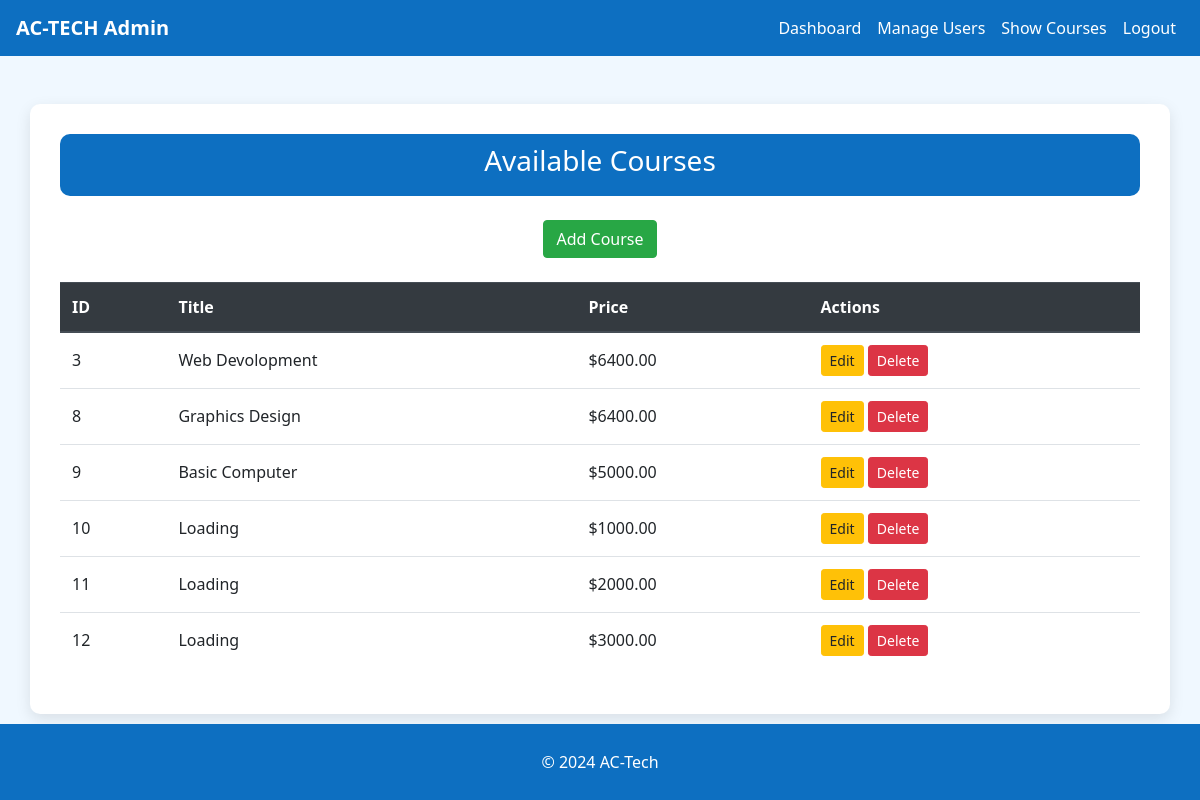
/lms/admin/show_courses.php (signed in), run on the app's committed database.
### tables this page shows
CREATE TABLE `courses` (
  `id` int(11) NOT NULL,
  `title` varchar(255) NOT NULL,
  `description` text NOT NULL,
  `image` varchar(255) NOT NULL,
  `price` decimal(10,2) NOT NULL,
  `created_at` timestamp NOT NULL DEFAULT current_timestamp()
);

### lms/admin/show_courses.php (the view, shortened to what this page needs)
<?php
$conn = new mysqli('localhost', 'root', '', 'lms');
$courses_result = $conn->query("SELECT * FROM courses");
?>
<!DOCTYPE html>
<html lang="en">
<head>
    <link rel="stylesheet" href="https://stackpath.bootstrapcdn.com/bootstrap/4.5.2/css/bootstrap.min.css">
</head>
<body>
<nav class="navbar navbar-expand-lg navbar-light">
    <a class="navbar-brand" href="dashboard.php">AC-TECH Admin</a>
    <div class="collapse navbar-collapse" id="navbarNav">
        <ul class="navbar-nav ml-auto">
            <li class="nav-item">
                <a class="nav-link" href="dashboard.php">Dashboard</a>
            </li>
            <li class="nav-item">
                <a class="nav-link" href="manage_users.php">Manage Users</a>
            </li>
            <li class="nav-item">
                <a class="nav-link" href="show_courses.php">Show Courses</a>
            </li>
            <li class="nav-item">
                <a class="nav-link" href="logout.php">Logout</a>
            </li>
        </ul>
    </div>
</nav>
<div class="container mt-5">
    <div style="background-color: #0D6FC1; text-align: center; padding: 10px; border-radius: 10px;">
        <h3 style="color: #fff;">Available Courses</h3>
    </div>
    <div class="text-center mt-4 mb-4">
        <a href="add_course.php" class="btn btn-success">Add Course</a>
    </div>
    <table class="table table-hover">
        <thead class="thead-dark">
            <tr>
                <th>ID</th>
                <th>Title</th>
                <th>Price</th>
                <th>Actions</th>
            </tr>
        </thead>
        <tbody>
            <?php while($row = $courses_result->fetch_assoc()): ?>
                <tr>
                    <td><?php echo $row['id']; ?></td>
                    <td><?php echo $row['title']; ?></td>
                    <td>$<?php echo $row['price']; ?></td>
                    <td>
                        <a href="edit_course.php?id=<?php echo $row['id']; ?>" class="btn btn-warning btn-sm">Edit</a>
                        <a href="delete_course.php?id=<?php echo $row['id']; ?>" class="btn btn-danger btn-sm">Delete</a>
                    </td>
                </tr>
            <?php endwhile; ?>
        </tbody>
    </table>
</div>
<footer class="footer text-center text-lg-start mt-5">
    <div class="text-center p-3">
        &copy; 2024 AC-Tech
    </div>
</footer>
</body>
</html>

### lms/admin/show_courses.php (style rules this page uses)
body { background-color: #F0F8FF; font-family: 'Segoe UI', Tahoma, Geneva, Verdana, sans-serif; }
.navbar { background-color: #0D6FC1 !important; }
.navbar-brand { font-weight: bold; color: #fff !important; }
.navbar-nav .nav-link { color: #fff !important; }
.container { background-color: #fff; padding: 30px; border-radius: 10px; box-shadow: 0 5px 15px rgba(0, 0, 0, 0.1); }
.table th, .table td { vertical-align: middle; }
.footer { position: fixed; bottom: 0; width: 100%; background-color: #0D6FC1; color: #fff; padding: 10px 0; }

### data on the page
courses: id "3", title "Web Devolopment", price "6400.00"
courses: id "8", title "Graphics Design", price "6400.00"
courses: id "9", title "Basic Computer", price "5000.00"
courses: id "10", title "Loading", price "1000.00"
courses: id "11", title "Loading", price "2000.00"
courses: id "12", title "Loading", price "3000.00"
